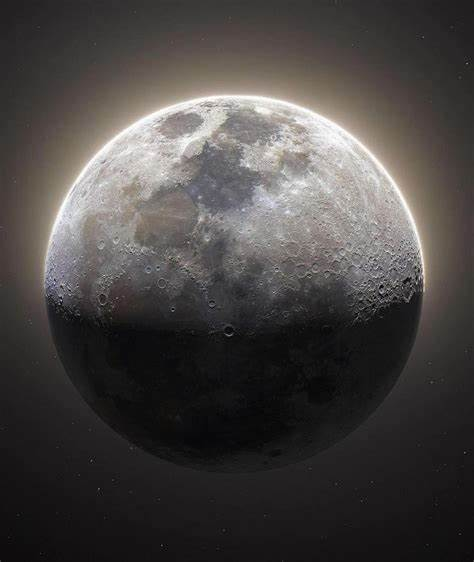
#> input picture moon.jpg, 474 x 562 px
$ jupyter execute 'Image With Noise,Restoration.ipynb'
#> lines starting #> are read from the running program, lines starting #| are printed output that depends on the picture
[cell 1]
import cv2 as c
import matplotlib.pyplot as plt
import numpy as np
img=c.imread("moon.jpg")
#> img is the input picture: shape (562, 474, 3); mean B, G, R 67.4, 68.9, 72.4
image=c.cvtColor(img,c.COLOR_BGR2GRAY)
plt.imshow(image,cmap="gray")
plt.axis("off")
image.shape
#> Out = (562, 474)

[cell 2]
gaussian=np.random.normal(0,55,image.shape)
noisy= image.astype(np.float32) + gaussian
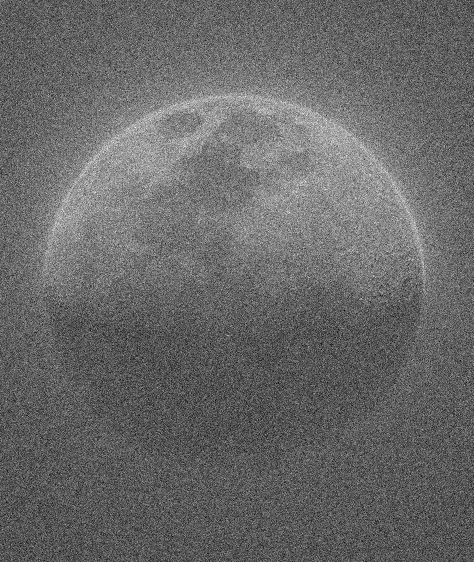
#> noisy: shape (562, 474) float64; min -216.2, max 481.3, mean 69.9; drawn with min black and max white
noisy_image = np.clip(noisy, 0, 255).astype(np.uint8)
plt.figure(figsize=(6, 4))
plt.subplot(1,3, 1)
plt.imshow(image, cmap='gray')
plt.title("Original Image")
plt.axis("off")
plt.subplot(1, 3, 3)
plt.imshow(noisy_image, cmap='gray')
plt.title("Noisy Image (Gaussian Noise)")
plt.axis("off")
plt.show()

[cell 3]
diff = noisy_image.astype(np.float32) - image.astype(np.float32)
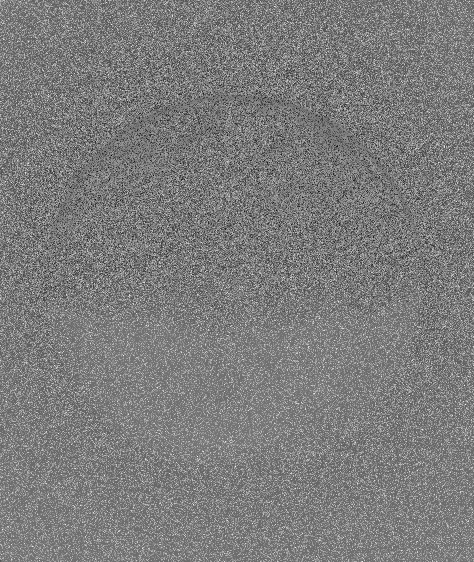
#> diff: shape (562, 474) float32; min -199, max 220, mean 5.5; drawn with min black and max white
plt.figure(figsize=(6, 4))
plt.hist(diff.ravel(), bins=100, density=True, color='blue', alpha=0.6,
label="Pixel Differences")
mean, std_dev = np.mean(diff), np.std(diff)
#> mean = 5.54; std_dev = 46.31
x = np.linspace(diff.min(), diff.max(), 100)
#> x = 100 values from -199 to 220
gaussian_curve = (1 / (std_dev * np.sqrt(2 * np.pi))) * np.exp(-((x - mean) ** 2)
/ (2 * std_dev ** 2))
#> gaussian_curve = 100 values, max 0.00861 at index 48, min 1.89e-07 at index 99, mean 0.00236
plt.plot(x, gaussian_curve, color='red', label="Fitted Gaussian")
plt.xlabel("Pixel Difference")
plt.ylabel("Frequency")
plt.legend()
plt.title("Histogram of Pixel Differences")
plt.show()
#> figure, not shown here; tallest bar 0.0157 high, from x = -23.02 to -18.83; curve peaks at x = 4.15, y = 0.00861
plt.figure(figsize=(8, 5))
sigma = 2
from scipy.ndimage import gaussian_filter
restored_image = gaussian_filter(noisy_image, sigma=sigma)
plt.subplot(1, 3, 3)
plt.imshow(restored_image, cmap='gray')
plt.title("Restored Image (Gaussian Filter)")
plt.axis("off")
plt.show()

[cell 4]
std_dev = 45
uniform_noise = np.random.uniform(-std_dev, std_dev, image.shape)
noisy_image = image.astype(np.float32) + uniform_noise
noisy_image = np.clip(noisy_image, 0, 255).astype(np.uint8)
plt.figure(figsize=(6, 4))
plt.subplot(1, 2, 1)
plt.imshow(image, cmap='gray')
plt.title("Original Image")
plt.axis("off")
plt.subplot(1, 2, 2)
plt.imshow(noisy_image, cmap='gray')
plt.title("Noisy Image (Uniform Noise)")
plt.axis("off")
plt.show()

[cell 5]
diff = noisy_image.astype(np.float32) - image.astype(np.float32)
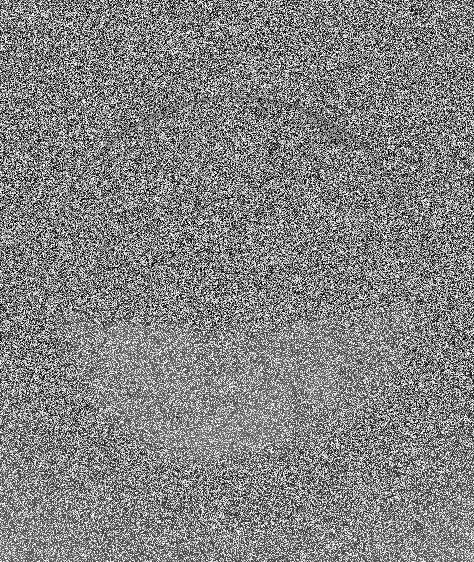
#> diff: shape (562, 474) float32; min -45, max 44, mean 0.7; drawn with min black and max white
plt.figure(figsize=(6, 4))
plt.hist(diff.ravel(), bins=100, density=True, color='blue', alpha=0.6,
label="Pixel Differences")
x = np.linspace(diff.min(), diff.max(), 100)
#> x = 100 values from -45 to 44
uniform_curve = np.ones_like(x) / (2 * std_dev)
#> uniform_curve = 100 values from 0.0111 to 0.0111
plt.plot(x, uniform_curve, color='red', label="Uniform Distribution")
plt.xlabel("Pixel Difference")
plt.ylabel("Frequency")
plt.legend()
plt.title("Histogram of Pixel Differences (Uniform Noise)")
plt.show()
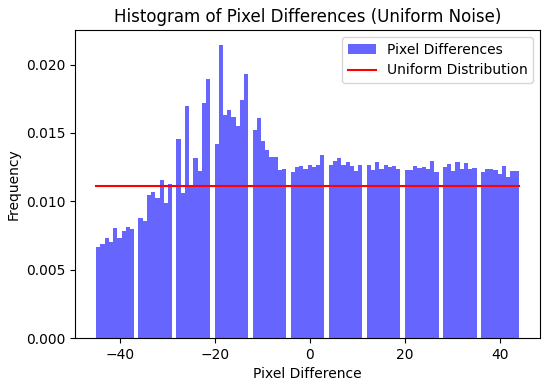
#> figure drawn by matplotlib, 1 panel; tallest bar 0.0215 high, from x = -19.19 to -18.3
size = 5
min_filter_image = c.erode(noisy_image, np.ones((size,
size), np.uint8))
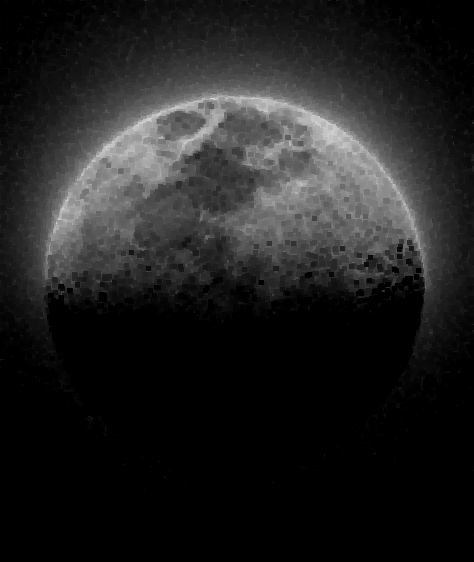
#> min_filter_image: shape (562, 474); min 0, max 221, mean 32.6
max_filter_image = c.dilate(noisy_image, np.ones((size,
size), np.uint8))
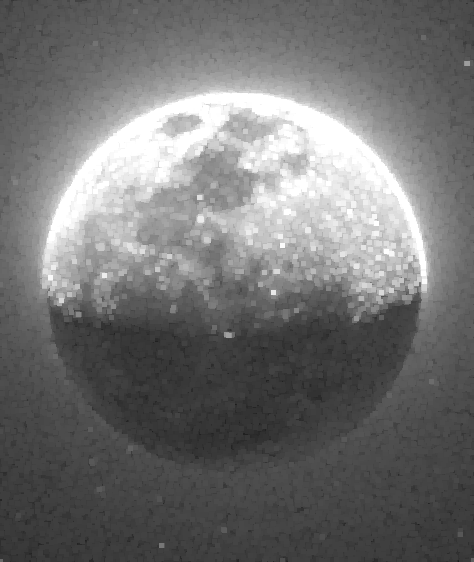
#> max_filter_image: shape (562, 474); min 26, max 255, mean 113.8
plt.figure(figsize=(12, 6))
plt.subplot(1, 3, 1)
plt.imshow(min_filter_image, cmap='gray')
plt.title("Restored Image (Min Filter)")
plt.axis("off")
plt.subplot(1, 3, 2)
plt.imshow(max_filter_image, cmap='gray')
plt.title("Restored Image (Max Filter)")
plt.axis("off")

[cell 6]
salt_prob = 0.02
pepper_prob = 0.02
noisy = np.copy(image)
salt_mask = np.random.rand(*image.shape) < salt_prob
noisy[salt_mask] = 255
pepper_mask = np.random.rand(*image.shape) < pepper_prob
noisy[pepper_mask] = 0
plt.figure(figsize=(6, 4))
plt.subplot(1, 2, 1)
plt.imshow(image, cmap='gray')
plt.title("Original Image")
plt.axis("off")
plt.subplot(1, 2, 2)
plt.imshow(noisy, cmap='gray')
plt.title("Noisy Image (Salt & Pepper)")
plt.axis("off")
plt.show()

[cell 7]
plt.figure(figsize=(6, 4))
plt.hist(noisy_image.ravel(), bins=256, range=(0, 255), color='blue', alpha=0.6,
label="Salt & Pepper Histogram")
plt.xlabel("Pixel Intensity")
plt.ylabel("Frequency")
plt.legend()
plt.title("Histogram of Salt & Pepper Noisy Image")
plt.show()
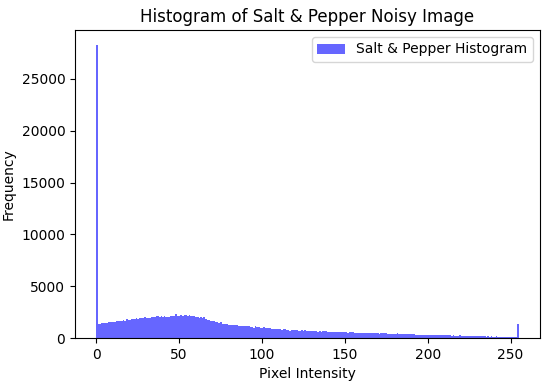
#> figure drawn by matplotlib, 1 panel; tallest bar 28309 high, from x = 0 to 0.996
kernel_size = 5
median_filtered_image = c.medianBlur(noisy_image, kernel_size)
plt.figure(figsize=(6, 4))
plt.imshow(median_filtered_image, cmap='gray')
plt.title("Restored Image (Median Filter)")
plt.axis("off")
plt.show()

[cell 8]
sobel_x = c.Sobel(image, c.CV_64F, 1, 0, ksize=3)
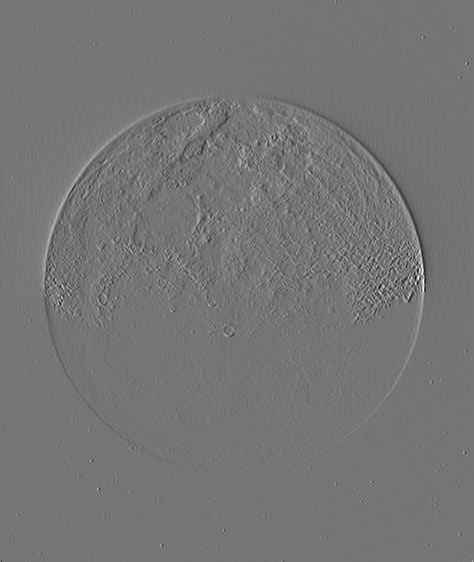
#> sobel_x: shape (562, 474) float64; min -449, max 525, mean 0; drawn with min black and max white
sobel_y = c.Sobel(image, c.CV_64F, 0, 1, ksize=3)
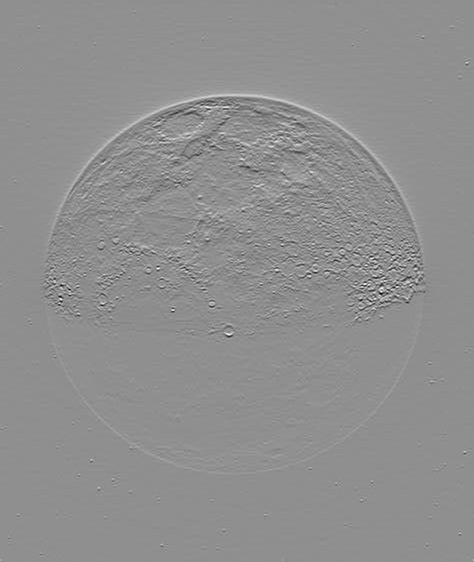
#> sobel_y: shape (562, 474) float64; min -554, max 429, mean -0.4; drawn with min black and max white
sobel_magnitude = np.sqrt(sobel_x**2 + sobel_y**2)
sobel_magnitude = np.clip(sobel_magnitude, 0, 255).astype(np.uint8)
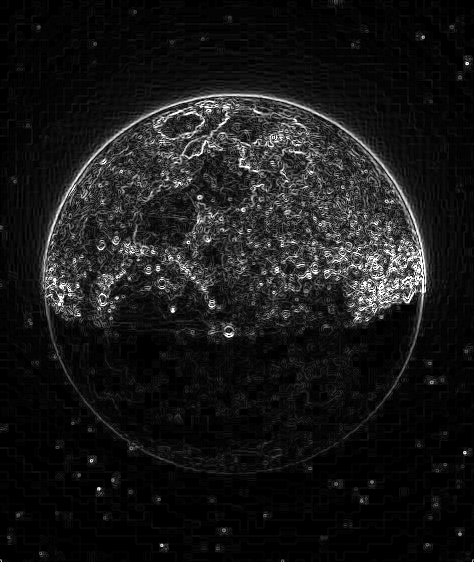
#> sobel_magnitude: shape (562, 474); min 0, max 255, mean 24.2
plt.figure(figsize=(10, 4))
plt.subplot(1, 3, 1)
plt.imshow(image, cmap='gray')
plt.title("Original Image")
plt.axis("off")
plt.subplot(1,3,3)
plt.imshow(sobel_magnitude, cmap='gray')
plt.title("Sobel Edge Detection")
plt.axis("off")
plt.show()

[cell 9]
sobel_x= np.array([[-1, 0, 1],
                            [-2, 0, 2],
                            [-1, 0, 1]], dtype=np.float32)
sobel_y= np.array([[-1, -2, -1],
                            [ 0,  0,  0],
                            [ 1,  2,  1]], dtype=np.float32)
height, width = image.shape
#> height = 562; width = 474
x = np.zeros_like(image, dtype=np.float32)
y = np.zeros_like(image, dtype=np.float32)
for i in range(1, height - 1):
    for j in range(1, width - 1):

        region = image[i-1:i+2, j-1:j+2]
        gx = np.sum(region * sobel_x)
        gy = np.sum(region * sobel_y)


        x[i, j] = gx
        y[i, j] = gy
sobel_magnitude = np.sqrt(x**2 + y**2)
sobel_magnitude = np.clip(sobel_magnitude, 0, 255).astype(np.uint8)
plt.figure(figsize=(10, 4))
plt.subplot(1, 3, 1)
plt.imshow(image, cmap='gray')
plt.title("Original Image")
plt.axis("off")
plt.subplot(1,3,3)
plt.imshow(sobel_magnitude, cmap='gray')
plt.title("Sobel Edge Detection(Manual)")
plt.axis("off")
plt.show()
